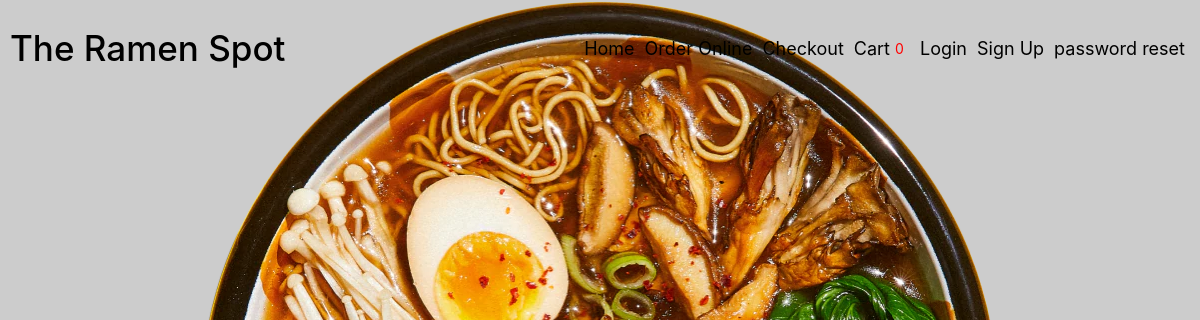
The app's page /menu/, older data.
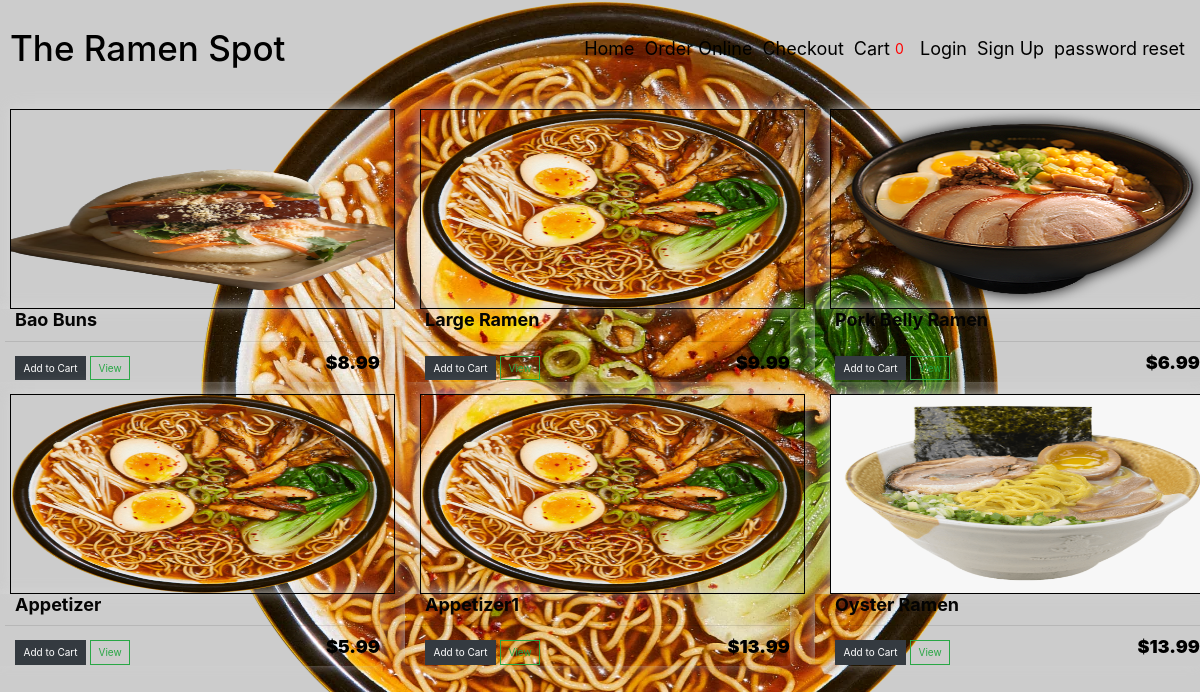
The same page, newer data.
### customer/models.py (models this page shows, shortened)
class Products(models.Model):
   name = models.CharField(max_length=200, null=True)
   description = models.TextField(max_length=500)
   price = models.FloatField()
   dinein = models.BooleanField(default=False, null=True, blank=False)
   image = models.ImageField(null=True, blank=True)
   category = models.ManyToManyField('Category', related_name='item')
   @property
   def imageURL(self):
      try:
         url = self.image.url
      except:
         url = ''
      return url

### customer/views.py (the view)
# urls.py: path('menu/', views.menu, name="menu"),
def menu(request):
	if request.user.is_authenticated:
		customer = request.user.customer
		order, created = Order.objects.get_or_create(customer=customer, complete=False)
		items = order.orderitem_set.all()
		cartItems = order.cart_items
	else:
		items = []
		order = {'cart_total':0, 'cart_items':0, 'delivery': False}
		cartItems = order['cart_items']
	products = Products.objects.all()
	context = {'products':products, 'cartItems':cartItems}
	return render(request, 'customer/menu.html', context)

### templates/customer/menu.html
{% extends 'base.html' %}
{% load static %}
{% block content %}
	<div class="row">
		{% for product in products %}
		<div class="col-lg-4">
			<img class="thumbnail" src="{{product.imageURL}}">
			<div class="box-element product">
				<h6 class="prod-name" style="font-size:large; color: rgb(4, 4, 4); "><strong>{{product.name}}</strong></h6>
				<hr>
				<button  data-product={{product.id}} data-action="add" class="cart btn btn-dark add-btn update-cart">Add to Cart</button>
				<a class="btn btn-outline-success" href="{% url 'view' %}">View</a>
				<h4 style="display: inline-block; font-size: large; font-weight:900; color: black; float: right"><strong>${{product.price}}</strong></h4>
			</div>
		</div>
		{% endfor %}
	</div>
{% endblock content %}

### templates/base.html (shortened to what this page needs)
{% load static %}
<!DOCTYPE html>
<html lang="en">
<head>
	<link rel="stylesheet" href="https://stackpath.bootstrapcdn.com/bootstrap/4.4.1/css/bootstrap.min.css">
<link href="{% static 'css/base.css' %}" rel="stylesheet">
</head>
<body style="background-image:url('{% static 'images/ramen.jpg'%}');">
    <nav class="navbar navbar-expand-lg">
        <a class=" logo-1 navbar-brand" href="{% url 'home' %}">The Ramen Spot</a>
        <div class="collapse navbar-collapse" id="navbarNav">
          <ul class="navbar-nav ml-auto">
            <li class="nav-item active">
              <a class="nav-link" href="{% url 'home' %}">Home<span class="sr-only">(current)</span></a>
            </li>
            <li class="nav-item">
              <a class="nav-link" href="{% url 'menu' %}">Order Online</a>
            </li>
            <li class="nav-item">
              <a class="nav-link" href="{% url 'checkout' %}">Checkout</a>
            </li>
            <li class="nav-item">
              <a class="nav-link" href="{% url 'cart' %}">Cart</a>
            </li>
            <p class="nav-item" id="cart-total">{{cartItems}}</p>
            {% if user.is_authenticated %}
            <li class="nav-item">
              <a class="nav-link" href="{% url 'logout' %}">Log Out</a>
            </li>
            <li class="nav-item">
              <a class="nav-link" href="{% url 'password_change' %}">Change Password</a>
            </li>
            {% else %}
            <li class="nav-item">
              <a class="nav-link" href="{% url 'login' %}">Login</a>
            </li>
            <li class="nav-item">
              <a class="nav-link" href="{% url 'signup' %}">Sign Up</a>
            </li>
            <li class="nav-item">
              <a class="nav-link" href="{% url 'password_reset' %}">password reset</a>
            </li>
            {% endif %}
          </ul>
        </div>
      </nav>
    {% block content %}
    {% endblock content %}
</body>
</body>
</html>

### static/css/base.css (style rules this page uses)
* { padding: 0; margin: 0; box-sizing: border-box; }
html { font-size: 62.5%; }
.logo-1 { text-decoration: none; font-size: 3.5rem; font-weight: 500; list-style: none; color: black; }
.nav-item { display: inline-block; }
.nav-link { color: black; font-size: large; }
.nav-link:visited, .nav-link:link { text-decoration: none; color: black; padding: 3rem; transition: all .2sec ease; }
.thumbnail { width: 100%; height: 200px; margin-left: 15px; margin-right: 10px; -webkit-box-shadow: -1px -3px 5px -2px rgba(214,214,214,1); -moz-box-shadow: -1px -3px 5px -2px rgba(214,214,214,1); box-shadow: -1px -3px 15px -2px rgba(214,214,214,1); border: .5px solid black; }
.product { border-radius: 0 0 4px 4px; }
.prod-name { margin-left: 10px; }
.cart { margin-left: 10px; }
#cart-total { color: red; width: 20px; height: 25px; border-radius: 50%; font-size: 14px; padding-top: 33px; }
.col-lg-4, .col-lg-6, .col-lg-8, .col-lg-12 { margin-top: 12px; }
.col-lg-4 { padding-left: 10px; }
.btn { border-radius: 0; }
.box-element { font-size: 2rem; font-weight: 900; padding-left: 10px; box-shadow: -1px -3px 15px -2px rgba(214,214,214,1); }

Row changes from the older to the newer data that the page shows:
added Products: imageURL (picture), name "Bao Buns", price "8.99"
added Products: imageURL (picture), name "Large Ramen", price "9.99"
added Products: imageURL (picture), name "Pork Belly Ramen", price "6.99"
added Products: imageURL (picture), name "Appetizer", price "5.99"
added Products: imageURL (picture), name "Appetizer1", price "13.99"
added Products: imageURL (picture), name "Oyster Ramen", price "13.99"
